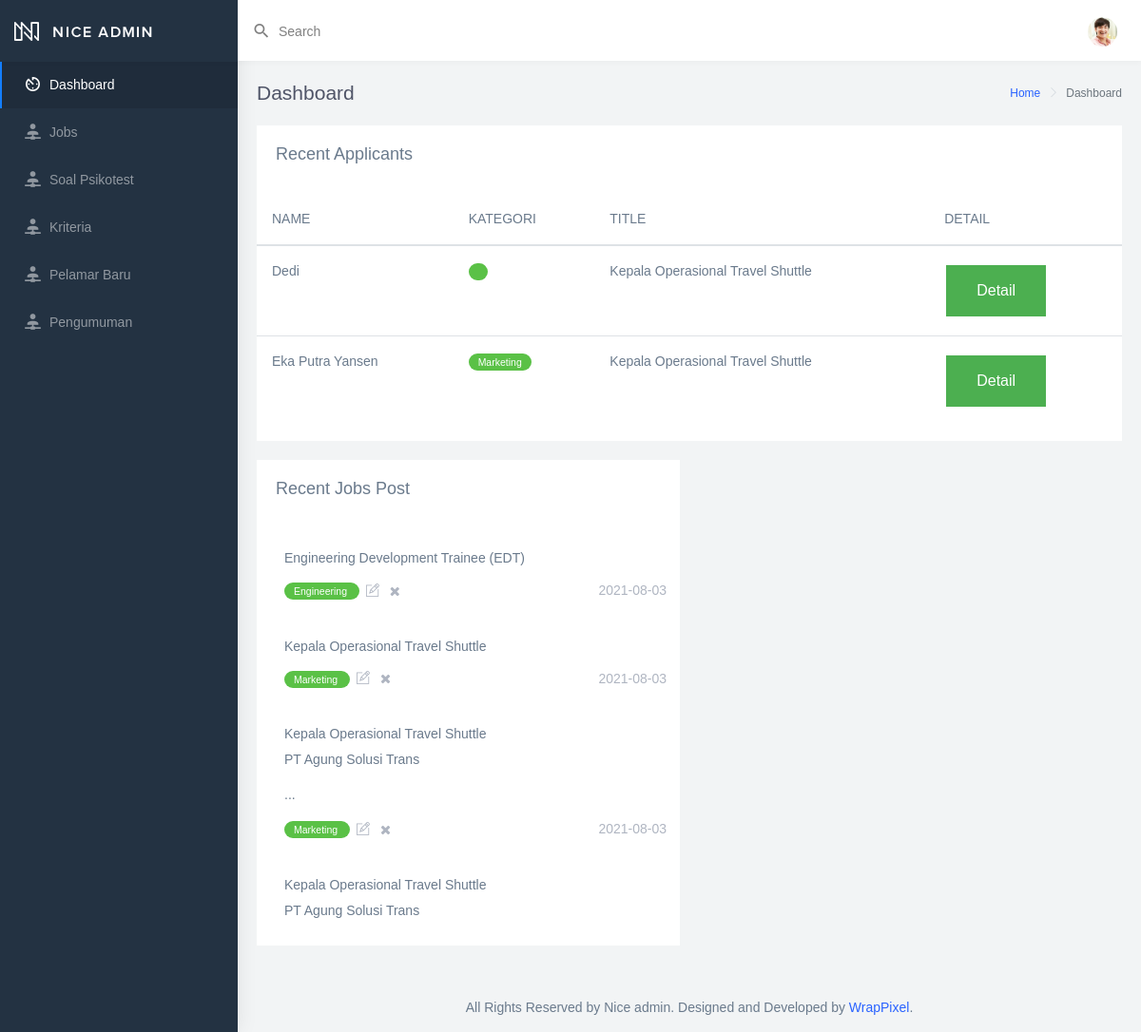
The app's page /admin/index.php (signed in) with its own data.
### tables this page shows
CREATE TABLE `pelamar` (
  `id_pelamar` int(11) NOT NULL,
  `nik` varchar(25) NOT NULL,
  `password` varchar(50) NOT NULL,
  `nama` varchar(25) DEFAULT NULL,
  `email` varchar(50) DEFAULT NULL,
  `alamat` varchar(50) DEFAULT NULL,
  `tmp_lahir` varchar(50) DEFAULT NULL,
  `tgl_lahir` date DEFAULT NULL,
  `umur` int(11) DEFAULT NULL,
  `hp` varchar(20) DEFAULT NULL,
  `pendidikan` varchar(50) DEFAULT NULL,
  `pengalaman` int(5) DEFAULT NULL,
  `cv` varchar(255) DEFAULT NULL,
  `foto` varchar(255) DEFAULT NULL,
  `sertifikat_keahlian` varchar(250) DEFAULT NULL,
  `ijazah` varchar(255) DEFAULT NULL,
  `surat_kesehatan` varchar(255) DEFAULT NULL,
  `id_job` varchar(10) DEFAULT NULL,
  `kategori` varchar(20) DEFAULT NULL,
  `test_tulis` varchar(20) DEFAULT NULL,
  `wawancara` varchar(20) DEFAULT NULL,
  `kesehatan` varchar(20) DEFAULT NULL,
  `keterangan` varchar(30) DEFAULT NULL,
  `catatan` varchar(100) NOT NULL
);

CREATE TABLE `job_list` (
  `id_job` int(11) NOT NULL,
  `title` text NOT NULL,
  `konten` text NOT NULL,
  `slug` text DEFAULT NULL,
  `kategori` varchar(50) NOT NULL,
  `kualifikasi` varchar(250) NOT NULL,
  `tingkat_pekerjaan` varchar(250) NOT NULL,
  `date_post` date NOT NULL DEFAULT current_timestamp()
);

### admin/index.php (the view, shortened to what this page needs)
<?php include ('template/header.php');?>
        <div class="page-wrapper">
            <div class="page-breadcrumb">
                <div class="row">
                    <div class="col-5 align-self-center">
                        <h4 class="page-title">Dashboard</h4>
                    </div>
                    <div class="col-7 align-self-center">
                        <div class="d-flex align-items-center justify-content-end">
                            <nav aria-label="breadcrumb">
                                <ol class="breadcrumb">
                                    <li class="breadcrumb-item">
                                        <a href="#">Home</a>
                                    </li>
                                    <li class="breadcrumb-item active" aria-current="page">Dashboard</li>
                                </ol>
                            </nav>
                        </div>
                    </div>
                </div>
            </div>
            <div class="container-fluid">
                <div class="row">
                    <div class="col-12">
                        <div class="card">
                            <div class="card-body">
                                <h4 class="card-title">Recent Applicants</h4>
                            </div>
                            <div class="table-responsive">
                                <table class="table table-hover">
                                    <thead>
                                        <tr>
                                            <th class="border-top-0">NAME</th>
                                            <th class="border-top-0">KATEGORI</th>
                                            <th class="border-top-0">TITLE</th>
                                            <th class="border-top-0">DETAIL</th>
                                        </tr>
                                    </thead>
                                    <tbody>
                                        <?php
                                        include('koneksi.php');
                                        $applicants = mysqli_query($koneksi, "SELECT job_list.id_job, job_list.title, pelamar.nama, pelamar.kategori, pelamar.id_job, pelamar.id_pelamar FROM job_list,pelamar WHERE job_list.id_job = pelamar.id_job");
                                        while($a = mysqli_fetch_array($applicants)){
                                        ?>
                                        <tr>
                                            <td class="txt-oflo"><?php echo $a['nama'];?></td>
                                            <td><span class="label label-success label-rounded" onclick="window.location.href='kategori.php?kategori=<?php echo $a['kategori'];?>';"><?php echo $a['kategori'];?></span> </td>
                                            <td class="txt-oflo"><?php echo $a['title'];?></td>
                                            <td><button name= "submit"class="button button2"onclick="window.location.href='detail.php?id=<?php echo $a['id_pelamar'];?>';">Detail</button></td>
                                        </tr>
                                        <?php } ?>
                                    </tbody>
                                </table>
                            </div>
                        </div>
                    </div>
                </div>
                <div class="row">
                    <div class="col-lg-6">
                        <div class="card">
                            <div class="card-body">
                                <h4 class="card-title">Recent Jobs Post</h4>
                            </div>
                            <div class="comment-widgets" style="height:430px;">
                                <?php
                                        $sql = mysqli_query($koneksi, "SELECT * FROM job_list");
                                        while($d=mysqli_fetch_array($sql)){
                                        ?>
                                <div class="d-flex flex-row comment-row">
                                    <div class="comment-text active w-100">
                                        <h6 class="font-medium"><?php echo $d['title'];?></h6>
                                        <span class="m-b-15 d-block"><?php echo $d['slug'];?></span>
                                        <div class="comment-footer ">
                                            <span class="text-muted float-right"><?php echo $d['date_post'];?></span>
                                            <span class="label label-success label-rounded"><?php echo $d['kategori'];?>
                                            </span>
                                            <span class="action-icons active">
                                                <a href="edit_job.php?id=<?php echo $d['id_job'];?>">
                                                    <i class="ti-pencil-alt"></i>
                                                </a>
                                            </span>
                                            <span class="action-icons active">
                                                <a href="hapus_job.php?id=<?php echo $d['id_job'];?>">
                                                    <i class="fa fa-close"></i>
                                                </a>
                                            </span>
                                        </div>
                                    </div>
                                </div>
                                <?php } ?>
                            </div>
                        </div>
                    </div>
                </div>
            </div>
<?php include('template/footer.php');?>

### admin/index.php (style rules this page uses)
.button { background-color: #4CAF50; border: none; color: white; padding: 15px 32px; text-align: center; text-decoration: none; display: inline-block; font-size: 16px; margin: 4px 2px; cursor: pointer; -webkit-transition-duration: 0.4s; transition-duration: 0.4s; }

### records on screen
pelamar: nama "Dedi", id_job.title "Kepala Operasional Travel Shuttle"
pelamar: nama "Eka Putra Yansen", kategori "Marketing", id_job.title "Kepala Operasional Travel Shuttle"
job_list: title "Engineering Development Trainee (EDT)", date_post "2021-08-03", kategori "Engineering"
job_list: title "Kepala Operasional Travel Shuttle", date_post "2021-08-03", kategori "Marketing"
job_list: title "Kepala Operasional Travel Shuttle", slug "PT Agung Solusi Trans ...", date_post "2021-08-03", kategori "Marketing"
job_list: title "Kepala Operasional Travel Shuttle", slug "PT Agung Solusi Trans"
